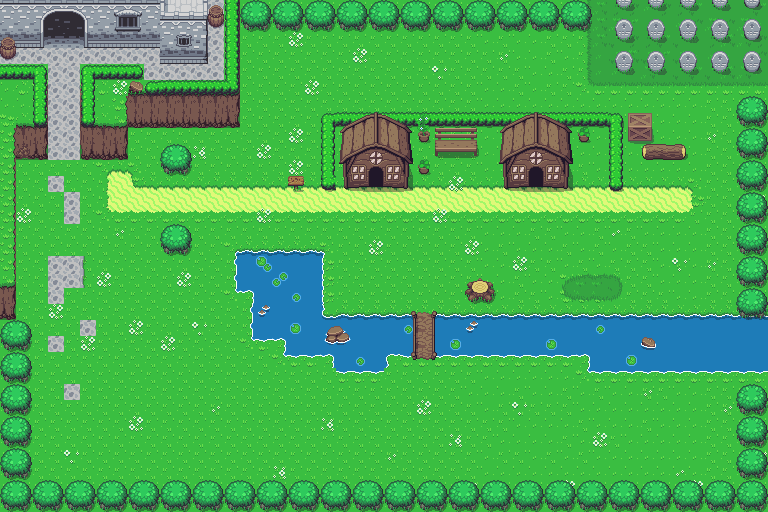

Tiled map render using the project's own tile images. Description and the map definition, with tile-layer contents summarised, below:
An orthogonal 48x32 tile map with 16x16 px tiles, 6 tile layers (Ground, Dead body, Object, Mountain, ...) and 62 objects (58x Block, player, Castle_gate).

<map version="1.0" tiledversion="1.1.5" orientation="orthogonal" renderorder="right-down" width="48" height="32" tilewidth="16" tileheight="16" infinite="0" nextobjectid="166">
 <tileset firstgid="1" name="Overworld" tilewidth="16" tileheight="16" tilecount="1440" columns="40">
  <grid orientation="orthogonal" width="32" height="32" />
  <image source="../img/Overworld.png" width="640" height="576" />
 </tileset>
 <layer name="Ground" width="48" height="32">
  <data>[1536 cells, 1536 non-empty, 37 distinct tile ids]</data>
 </layer>
 <layer name="Dead body" width="48" height="32">
  <data>[1536 cells, 0 non-empty, 0 distinct tile ids]</data>
 </layer>
 <layer name="Object" width="48" height="32">
  <data>[1536 cells, 189 non-empty, 52 distinct tile ids]</data>
 </layer>
 <layer name="Mountain" width="48" height="32">
  <data>[1536 cells, 389 non-empty, 63 distinct tile ids]</data>
 </layer>
 <layer name="Castle" width="48" height="32">
  <data>[1536 cells, 67 non-empty, 20 distinct tile ids]</data>
 </layer>
 <layer name="Door" width="48" height="32">
  <data>[1536 cells, 25 non-empty, 23 distinct tile ids]</data>
 </layer>
 <objectgroup name="Obstacle">
  <object id="87" name="Block" x="82.9091" y="77.9318" width="9.45455" height="45.8864" />
  <object id="88" name="Block" x="83.8182" y="68.9091" width="51.6932" height="8.89773" />
  <object id="89" name="Block" x="0.545455" y="68.9091" width="42.7273" height="6.54545" />
  <object id="90" name="Block" x="35.4545" y="76" width="9.09091" height="46" />
  <object id="91" name="Block" x="0.363636" y="122.909" width="46.3636" height="31.1932" />
  <object id="92" name="Block" x="82.5455" y="123.818" width="42" height="30.8977" />
  <object id="93" name="Block" x="-0.545455" y="-0.545455" width="39.75" height="44" />
  <object id="94" name="Block" x="159.636" y="-0.363636" width="41.8977" height="56.8977" />
  <object id="95" name="Block" x="129.818" y="84.1136" width="109.455" height="12.4318" />
  <object id="96" name="Block" x="226.727" y="-0.545455" width="12.5455" height="83.8182" />
  <object id="97" name="Block" x="129.455" y="96.9091" width="109.636" height="30.9091" />
  <object id="98" name="player" x="115.091" y="195.636" width="10.3636" height="10.1818" />
  <object id="103" name="Block" x="0.181818" y="44.3636" width="15.4545" height="24" />
  <object id="104" name="Block" x="207.273" y="-0.181818" width="18.9091" height="28" />
  <object id="105" name="Block" x="0.333333" y="320.333" width="25.3333" height="191" />
  <object id="106" name="Block" x="26.6667" y="485.333" width="741.333" height="26" />
  <object id="107" name="Block" x="741.833" y="371.5" width="25.6667" height="113.333" />
  <object id="108" name="Block" x="742.833" y="102" width="24.1667" height="209.333" />
  <object id="109" name="Block" x="239.667" y="-0.666667" width="344.667" height="25" />
  <object id="110" x="174.333" y="-73.6667" />
  <object id="114" name="Block" x="240" y="255.333" width="79.3333" height="33" />
  <object id="115" name="Block" x="256" y="287.667" width="63.6667" height="48.6667" />
  <object id="117" name="Block" x="289.333" y="319" width="118.333" height="33.3333" />
  <object id="118" name="Block" x="336.667" y="351.667" width="47.3333" height="16" />
  <object id="119" name="Block" x="440.583" y="320" width="327.083" height="32" />
  <object id="120" name="Block" x="592.333" y="351.667" width="175.667" height="15" />
  <object id="121" name="Block" x="165.333" y="151.333" width="21" height="15.6667" />
  <object id="123" name="Block" x="165.833" y="228.333" width="21" height="18.6667" />
  <object id="124" name="Block" x="323.333" y="116.333" width="9.33333" height="64.3333" />
  <object id="125" name="Block" x="326.333" y="115.333" width="293.333" height="8" />
  <object id="126" name="Block" x="611.667" y="114.667" width="8.33333" height="68.6667" />
  <object id="128" name="Block" x="435.333" y="128.667" width="40.6667" height="20.3333" />
  <object id="129" name="Block" x="421.292" y="133.458" width="5.125" height="5.875" />
  <object id="130" name="Block" x="422.417" y="165.792" width="4" height="5.125" />
  <object id="131" name="Block" x="469.667" y="282" width="19.3333" height="14" />
  <object id="132" name="Block" x="619.636" y="55.9091" width="8.27273" height="12.0909" />
  <object id="133" name="Block" x="652" y="56.6364" width="8.45455" height="10.7273" />
  <object id="135" name="Block" x="683.364" y="56.0909" width="8.36359" height="10.9091" />
  <object id="136" name="Block" x="715.909" y="56.3636" width="8.54543" height="11.4546" />
  <object id="137" name="Block" x="619.273" y="24.5454" width="8.54541" height="10.3637" />
  <object id="138" name="Block" x="652.091" y="25" width="8.18179" height="10.5455" />
  <object id="139" name="Block" x="683.455" y="24.2727" width="8.90905" height="11.2728" />
  <object id="140" name="Block" x="715.182" y="24.8182" width="9.09088" height="11.091" />
  <object id="141" name="Block" x="745.727" y="21.3636" width="11.4545" height="16.5455" />
  <object id="142" name="Block" x="746.727" y="54.3636" width="11.0909" height="16" />
  <object id="144" name="Block" x="618.455" y="-2.45455" width="10.5455" height="5.09091" />
  <object id="145" name="Block" x="650.727" y="-2.18182" width="11.2727" height="5.63636" />
  <object id="146" name="Block" x="682.727" y="-1.36364" width="10.7273" height="4.72727" />
  <object id="147" name="Block" x="714.727" y="-0.727273" width="10.3636" height="5.09091" />
  <object id="148" name="Block" x="746.545" y="-0.181818" width="11.0909" height="4.18182" />
  <object id="150" name="Block" x="628.364" y="113.273" width="22.9091" height="27.4545" />
  <object id="151" name="Block" x="644.545" y="146.182" width="38.7273" height="11.6364" />
  <object id="152" name="Block" x="-0.125" y="158.625" width="14.375" height="161.375" />
  <object id="153" name="Block" x="347.625" y="127" width="57.625" height="56.125" />
  <object id="154" name="Block" x="507.557" y="129.625" width="57.1818" height="53.5" />
  <object id="155" name="Block" x="581.625" y="134" width="4.75" height="4.25" />
  <object id="156" name="Block" x="290" y="179.25" width="11.875" height="4.875" />
  <object id="157" x="-197.091" y="90.9091" />
  <object id="159" name="Castle_gate" x="46.75" y="15" width="35.5" height="32" />
  <object id="160" name="Block" x="87.5" y="-0.25" width="71.5" height="42.5" />
  <object id="163" name="Block" x="584.5" y="-0.625" width="183.5" height="1.875" />
  <object id="164" name="Block" x="766.875" y="-0.75" width="0.75" height="102.5" />
 </objectgroup>
</map>
